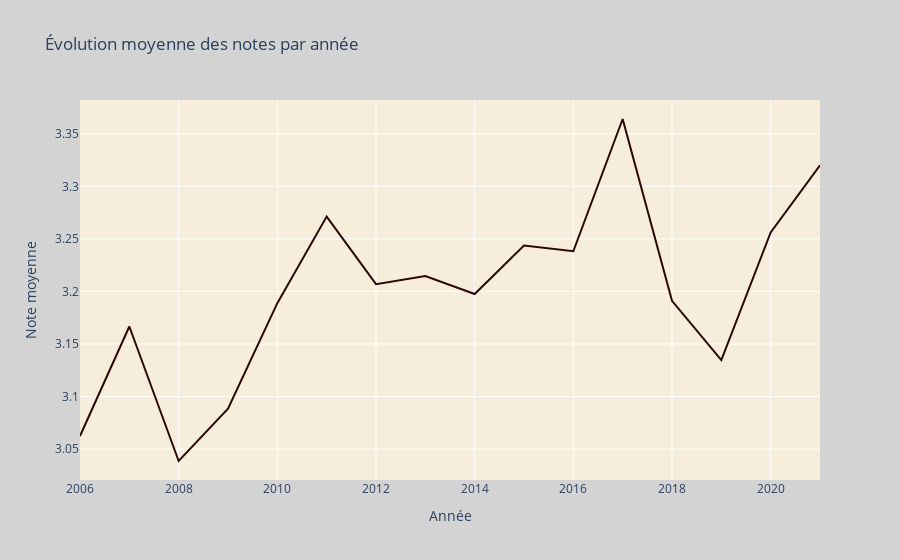

This figure's notebook cell:
### Markdown cell above
## -- Visualisation exemple : evolution of the notes according to the years -- ###

### Code cell
# Grouper les données par 'review_date' et calculer la moyenne des notes
data_grouped = data_cleaned.groupby('review_date')['rating'].mean().reset_index()

# Créer un graphique linéaire avec Plotly
fig = px.line(data_grouped, x='review_date', y='rating', title='Évolution moyenne des notes par année',
              labels={'review_date': 'Année', 'rating': 'Note moyenne'},color_discrete_sequence=['#2b0808'])

fig.update_layout(plot_bgcolor='#f6eddb', paper_bgcolor='lightgray')

# Afficher le graphique
fig.show()

# Enregistrer le graphique dans un fichier HTML
file_name = '/Users/benjamincordebar/Desktop/2A/S8/VBD/viz_project/dynamic_representations/evolution_of_the_notes_according_to_the_years.html'
fig.write_html(file_name)

### Figure 1 — Plotly figure (JSON) as saved in the notebook; plotly's stock layout.template omitted (floating-point values rounded to 4 significant figures)
{"data": [{"hovertemplate": "Année=%{x}<br>Note moyenne=%{y}<extra></extra>", "legendgroup": "", "line": {"color": "#2b0808", "dash": "solid"}, "marker": {"symbol": "circle"}, "mode": "lines", "name": "", "orientation": "v", "showlegend": false, "type": "scatter", "x": [2006, 2007, 2008, 2009, 2010, 2011, 2012, 2013, 2014, 2015, 2016, 2017, 2018, 2019, 2020, 2021], "xaxis": "x", "y": [3.062, 3.167, 3.039, 3.088, 3.189, 3.271, 3.207, 3.215, 3.198, 3.244, 3.238, 3.364, 3.191, 3.135, 3.256, 3.32], "yaxis": "y"}], "layout": {"legend": {"tracegroupgap": 0}, "paper_bgcolor": "lightgray", "plot_bgcolor": "#f6eddb", "title": {"text": "Évolution moyenne des notes par année"}, "xaxis": {"anchor": "y", "domain": [0, 1], "title": {"text": "Année"}}, "yaxis": {"anchor": "x", "domain": [0, 1], "title": {"text": "Note moyenne"}}}}
